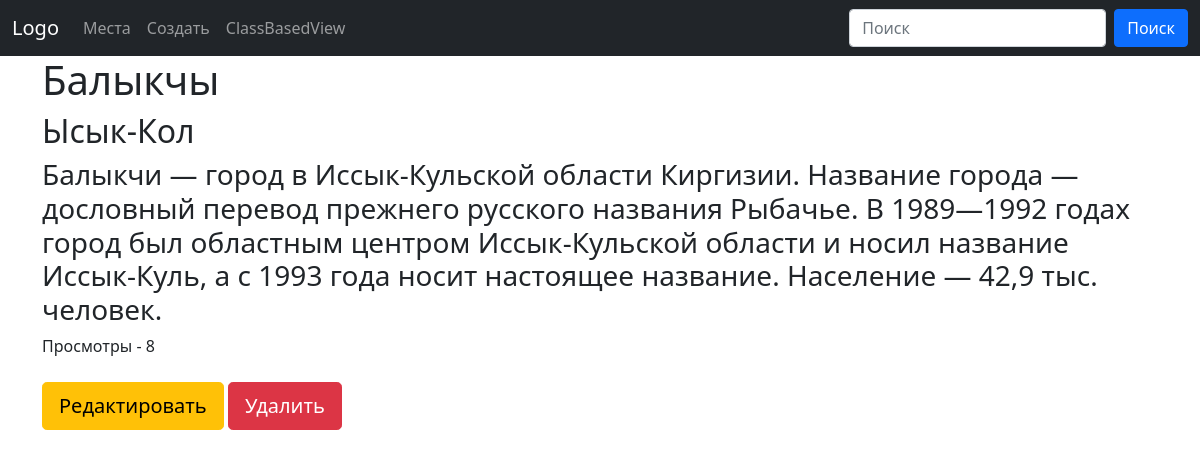
Screenshot of /places/2/ with the database file from the repository.
### places/models.py (models this page shows, shortened)
class Place(models.Model):
    user = models.ForeignKey(to=User, on_delete=models.SET_NULL, null=True, blank=True)
    name = models.CharField(max_length=255)
    location = models.CharField(max_length=255)
    description = models.TextField(null=True, blank=True)
    created_at = models.DateField(auto_now_add=True)
    updated_at = models.DateField(auto_now=True)
    views_count = models.IntegerField(default=0)
    is_publicated = models.BooleanField(default=True)
    class Meta:
        verbose_name = 'место'
        verbose_name_plural = 'Места'
        ordering = ['name']

### places/views.py (the view)
# urls.py: path('<int:id>/', place, name='place'),
def place(request, id):
    place_obj = Place.objects.get(id=id)
    place_obj.views_count = place_obj.views_count + 1
    place_obj.save()
    return render(request, 'places/place.html', {'place_obj': place_obj})

### places/templates/places/place.html
{% extends 'base.html' %}
{% block page %}
    <h1>{{place_obj.name}}</h1>
    <h2>{{place_obj.location}}</h2>
    <h3>{{place_obj.description}}</h3>
    <div>Просмотры - {{place_obj.views_count}}</div>
    <br>
    <a href="{% url 'edit-place' place_obj.id %}" class="btn btn-lg btn-warning">Редактировать</a>
    <a href="{% url 'delete-place' place_obj.id %}" class="btn btn-lg btn-danger">Удалить</a>
{% endblock %}

### rows the page displays
Place: name "Балыкчы", location "Ысык-Кол", description "Балыкчи — город в Иссык-Кульской области Киргизии. Название города — дословный перевод прежнего русского названия Рыбачье. В 1989—1992 годах город был областным центром Иссык-Кульской области и носил название Иссык-Куль, а с 1993 года носит настоящее название. Население — 42,9 тыс. человек.", views_count "8"
